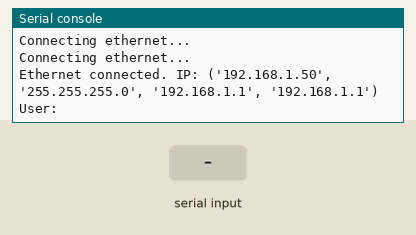
A program run on a simulated MicroPython board. Parts: the last lines printed to the serial console. Inputs (shaded band) come from the test bench. Web requests get an empty 200 reply after 0.4 s. At 5.2 s the program stops and its outputs stay as they are.

Above: at 3.2 s.
3.3 s: "1" typed at the serial console, then Enter
At 3.56 s:
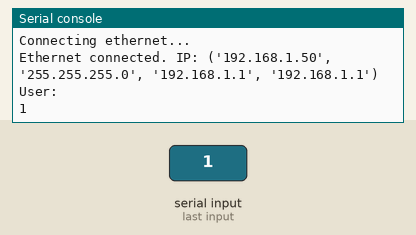
5.2 s: "exit" typed at the serial console, then Enter
At 6.4 s:
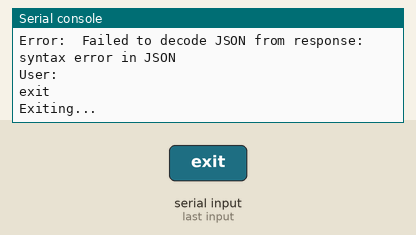

The program:

app.py
```python
from machine import Pin, SPI
import network
import utime
import urequests

def init_ethernet(timeout=10):
    spi = SPI(0, 2_000_000, mosi=Pin(19), miso=Pin(16), sck=Pin(18))
    nic = network.WIZNET5K(spi, Pin(17), Pin(20))
    nic.active(True)

    start_time = utime.ticks_ms()
    while not nic.isconnected():
        if (utime.ticks_diff(utime.ticks_ms(), start_time) > timeout * 1000):
            raise Exception("Ethernet connection timed out.")
        utime.sleep(1)
        print('Connecting ethernet...')
    print(f'Ethernet connected. IP: {nic.ifconfig()}')

def send_chat_request(api_key, user_message):
    url = "https://api.groq.com/openai/v1/chat/completions"
    headers = {
        "Authorization": f"Bearer {api_key}",
        "Content-Type": "application/json"
    }
    payload = {
        "messages": [{"role": "user", "content": user_message}],
        "model": "llama3-70b-8192"
    }

    start_time = utime.ticks_ms()  # 시작 시간 기록

    response = urequests.post(url, headers=headers, json=payload)
    elapsed_time = utime.ticks_diff(utime.ticks_ms(), start_time)  # 경과 시간 계산

    if response.status_code == 200:
        try:
            content = response.json()['choices'][0]['message']['content']
            return content, elapsed_time  # 내용과 처리 시간 반환
        except Exception as e:
            raise Exception("Failed to decode JSON from response: " + str(e))
    else:
        raise Exception(f"API error ({response.status_code}): {response.reason}")

def main():
    api_key = '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'
    init_ethernet()

    while True:
        user_input = input("User: ").strip()
        if user_input.lower() == "exit":
            print("Exiting...")
            break
        elif not user_input:
            continue

        try:
            response_content, time_taken = send_chat_request(api_key, user_input)
            print(f"LLaMA Response: {response_content} (Processed in {time_taken} ms)")  # 내용과 시간 출력
        except Exception as e:
            print("Error: ", e)

if __name__ == "__main__":
    main()
```

Measured:
- after the input at 3.3 s, the serial console: prints a new line at once (image 1)
- after the input at 5.2 s, the serial console: prints a new line at once (image 2)
